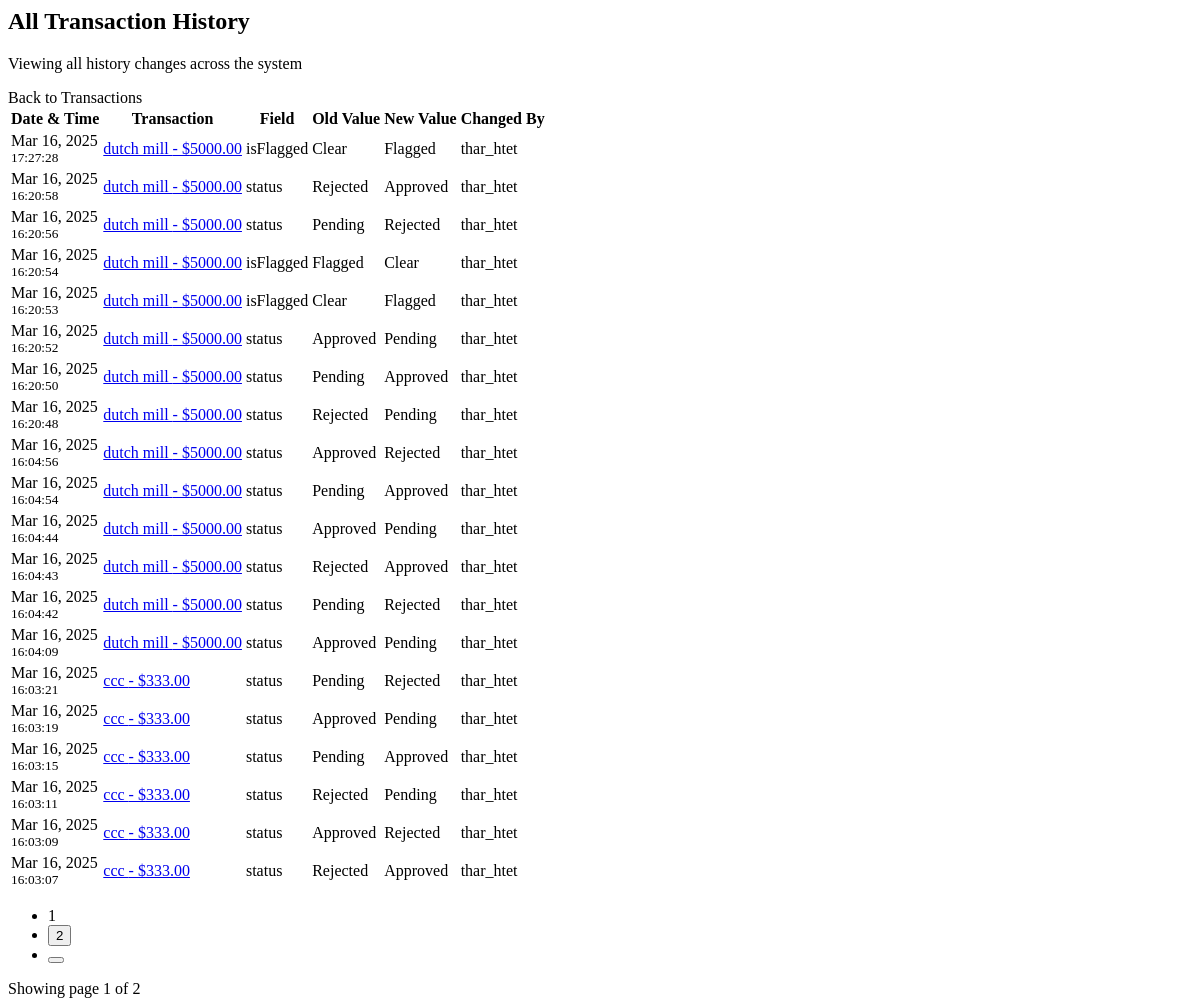
The app's page /all-history/ (signed in), older data.
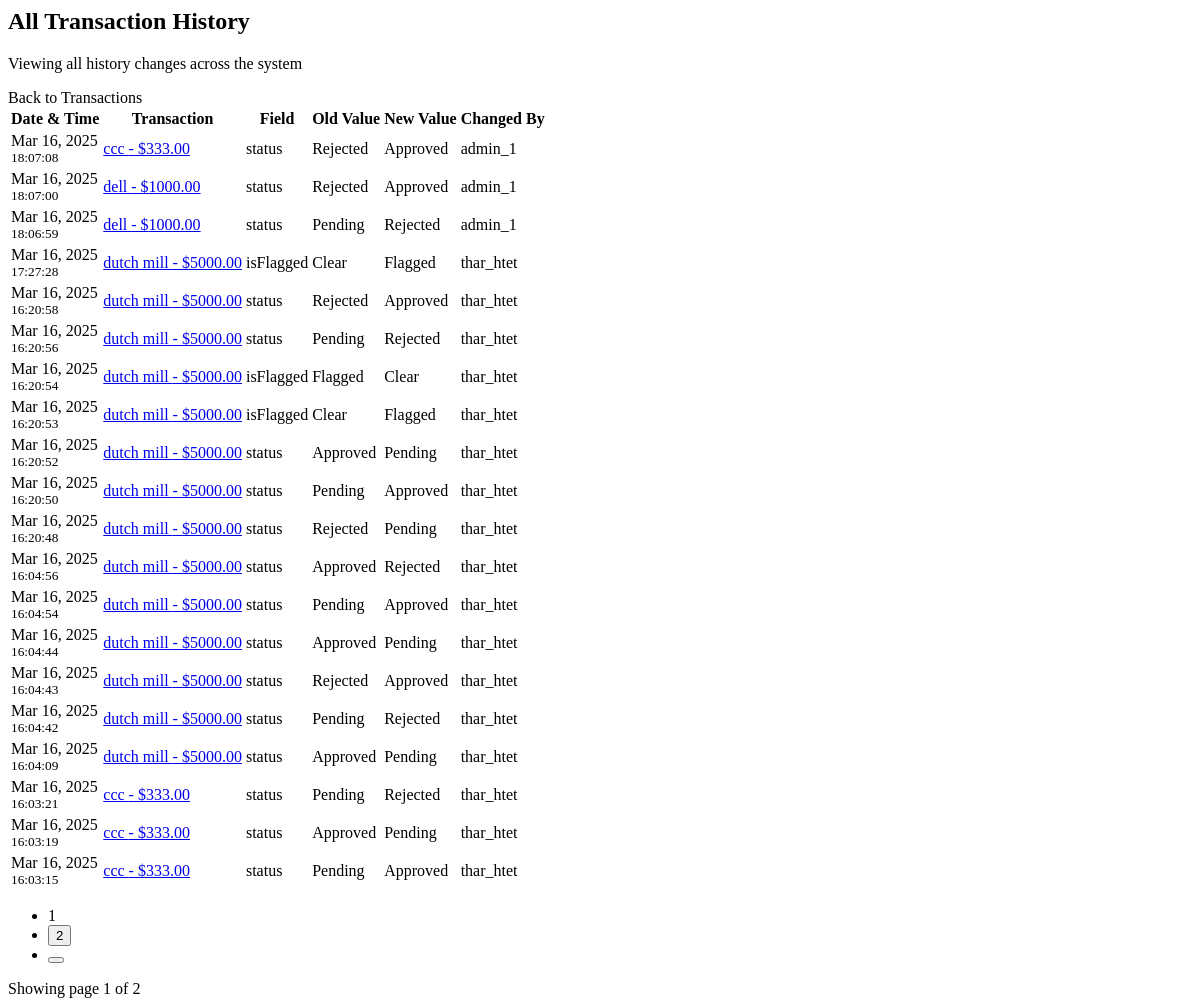
The same page, newer data.
### auditApp/models.py (models this page shows, shortened)
class TransactionHistory(models.Model):
    transaction = models.ForeignKey('Transaction', on_delete=models.CASCADE, related_name='history')
    changed_by = models.ForeignKey(User, on_delete=models.SET_NULL, null=True)
    changed_at = models.DateTimeField(auto_now_add=True)
    field_name = models.CharField(max_length=100)
    old_value = models.CharField(max_length=255, null=True)
    new_value = models.CharField(max_length=255, null=True)
    class Meta:
        ordering = ['-changed_at']

class Transaction(models.Model):
    STATUS_CHOICES = [
        ('Approved', 'Approved'),
        ('Pending', 'Pending'),
        ('Rejected', 'Rejected'),
    ]
    amount = models.DecimalField(max_digits=10, decimal_places=2, validators=[MinValueValidator(0)],null=False, blank=False)
    status = models.CharField(max_length=255, choices=STATUS_CHOICES, null=False, blank=False,default='Pending')
    timestamp = models.DateTimeField(auto_now_add=True)
    merchant = models.CharField(max_length=255, null=False, blank=False)
    isFlagged = models.BooleanField(default=False,null=True, blank=True)
    approved_by = models.ForeignKey(User, on_delete=models.SET_NULL, null=True, blank=True)

### auditApp/views.py (the view)
# urls.py: path('all-history/', views.all_transaction_history, name='all_history'),
@login_required
def all_transaction_history(request):
    try:
        history = TransactionHistory.objects.all().select_related(
            'transaction', 'changed_by'
        ).order_by('-changed_at')
        paginator = Paginator(history, 20)  # Show 20 entries per page
        page = request.GET.get('page', 1)
        history_entries = paginator.get_page(page)
        if request.headers.get('HX-Request'):
            return render(request, 'partials/all_history.html', {
                'history': history_entries
            })
        return render(request, 'partials/all_history.html', {
            'history': history_entries
        })
    except Exception as e:
        messages.error(request, str(e))
        return redirect('home')

### auditApp/templates/partials/all_history.html (shortened to what this page needs)
{% if history %}
<div class="row mb-4">
    <div class="col">
        <h2 class="page-header">
            All Transaction History
        </h2>
        <p class="text-muted mb-0">
            Viewing all history changes across the system
        </p>
    </div>
    <div class="col-auto">
        <a hx-get="{% url 'home' %}"
            hx-target="#transaction-container"
            hx-swap="innerHTML"
            class="btn btn-outline-primary">
            Back to Transactions
        </a>
    </div>
</div>
<div class="table-responsive">
    <table class="table table-hover">
        <thead>
            <tr>
                <th>Date & Time</th>
                <th>Transaction</th>
                <th>Field</th>
                <th>Old Value</th>
                <th>New Value</th>
                <th>Changed By</th>
            </tr>
        </thead>
        <tbody>
            {% for entry in history %}
            <tr>
                <td>
                    <span class="text-muted">
                        {{ entry.changed_at|date:"M d, Y" }}
                    </span>
                    <br>
                    <small class="text-muted">
                        {{ entry.changed_at|time:"H:i:s" }}
                    </small>
                </td>
                <td>
                    <a href="#" class="text-primary"
                       hx-get="{% url 'transaction_detail' entry.transaction.id %}"
                       hx-target="#modal-content"
                       data-bs-toggle="modal"
                       data-bs-target="#transactionModal">
                        {{ entry.transaction.merchant }} - ${{ entry.transaction.amount }}
                    </a>
                </td>
                <td>
                    <span class="fw-medium">{{ entry.field_name }}</span>
                </td>
                <td>
                    {% if entry.field_name == 'status' %}
                        <span class="badge {% if entry.old_value == 'Approved' %}bg-success{% elif entry.old_value == 'Pending' %}bg-warning{% else %}bg-danger{% endif %}">
                            {{ entry.old_value }}
                        </span>
                    {% elif entry.field_name == 'isFlagged' %}
                        <span class="badge {% if entry.old_value == 'True' %}bg-danger{% else %}bg-success{% endif %}">
                            {% if entry.old_value == 'True' %}Flagged{% else %}Clear{% endif %}
                        </span>
                    {% else %}
                        {{ entry.old_value }}
                    {% endif %}
                </td>
                <td>
                    {% if entry.field_name == 'status' %}
                        <span class="badge {% if entry.new_value == 'Approved' %}bg-success{% elif entry.new_value == 'Pending' %}bg-warning{% else %}bg-danger{% endif %}">
                            {{ entry.new_value }}
                        </span>
                    {% elif entry.field_name == 'isFlagged' %}
                        <span class="badge {% if entry.new_value == 'True' %}bg-danger{% else %}bg-success{% endif %}">
                            {% if entry.new_value == 'True' %}Flagged{% else %}Clear{% endif %}
                        </span>
                    {% else %}
                        {{ entry.new_value }}
                    {% endif %}
                </td>
                <td>
                    <span class="text-muted">
                        {{ entry.changed_by.username }}
                    </span>
                </td>
            </tr>
            {% endfor %}
        </tbody>
    </table>
    {% if history.paginator.num_pages > 1 %}
    <div class="pagination-wrapper mt-4">
        <nav aria-label="History pagination">
            <ul class="pagination justify-content-center">
                {% for num in history.paginator.page_range %}
                    {% if num == history.number %}
                    <li class="page-item active">
                        <span class="page-link">{{ num }}</span>
                    </li>
                    {% elif num > history.number|add:'-3' and num < history.number|add:'3' %}
                    <li class="page-item">
                        <button class="page-link"
                                hx-get="{% url 'all_history' %}?page={{ num }}"
                                hx-target="#transaction-container"
                                hx-swap="innerHTML">
                            {{ num }}
                        </button>
                    </li>
                    {% endif %}
                {% endfor %}
                {% if history.has_next %}
                <li class="page-item">
                    <button class="page-link"
                            hx-get="{% url 'all_history' %}?page={{ history.next_page_number }}"
                            hx-target="#transaction-container"
                            hx-swap="innerHTML">
                    </button>
                </li>
                {% endif %}
            </ul>
        </nav>
        <div class="text-center text-muted mt-2">
            Showing page {{ history.number }} of {{ history.paginator.num_pages }}
        </div>
    </div>
    {% endif %}
</div>
{% else %}
<div class="alert alert-info" role="alert">
    <i class="fas fa-info-circle me-2"></i>No history records found.
</div>
{% endif %}

Row changes from the older to the newer data that the page shows:
no longer on this page (row unchanged): TransactionHistory: changed_at "Mar 16, 2025", changed_at "16:03:11", transaction.merchant "ccc", transaction.amount "333.00", field_name "status", old_value "Rejected", new_value "Pending", changed_by.username "thar_htet"
no longer on this page (row unchanged): TransactionHistory: changed_at "Mar 16, 2025", changed_at "16:03:09", transaction.merchant "ccc", transaction.amount "333.00", field_name "status", old_value "Approved", new_value "Rejected", changed_by.username "thar_htet"
no longer on this page (row unchanged): TransactionHistory: changed_at "Mar 16, 2025", changed_at "16:03:07", transaction.merchant "ccc", transaction.amount "333.00", field_name "status", old_value "Rejected", new_value "Approved", changed_by.username "thar_htet"
added TransactionHistory: changed_at "Mar 16, 2025", changed_at "18:07:08", transaction.merchant "ccc", transaction.amount "333.00", field_name "status", old_value "Rejected", new_value "Approved", changed_by.username "admin_1"
added TransactionHistory: changed_at "Mar 16, 2025", changed_at "18:07:00", transaction.merchant "dell", transaction.amount "1000.00", field_name "status", old_value "Rejected", new_value "Approved", changed_by.username "admin_1"
added TransactionHistory: changed_at "Mar 16, 2025", changed_at "18:06:59", transaction.merchant "dell", transaction.amount "1000.00", field_name "status", old_value "Pending", new_value "Rejected", changed_by.username "admin_1"
